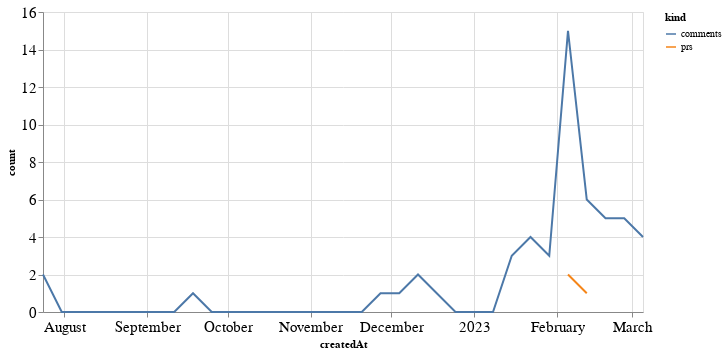

Notebook code cell kept with this figure:
### Code cell
alt.Chart(total_time, width=600).mark_line().encode(
    x='createdAt',
    y='count',
    color='kind'
)

### Figure 1 — Vega-Lite specification as saved in the notebook (floating-point values rounded to 4 significant figures)
{"config": {"axisLeft": {"labelFontSize": 15}, "axisBottom": {"labelFontSize": 15}}, "data": {"name": "data-c728ae4cf818f4846bdfa6bb5804d90b"}, "mark": "line", "encoding": {"color": {"field": "kind", "type": "nominal"}, "x": {"field": "createdAt", "type": "temporal"}, "y": {"field": "count", "type": "quantitative"}}, "width": 600, "$schema": "https://vega.github.io/schema/vega-lite/v4.17.0.json", "datasets": {"data-c728ae4cf818f4846bdfa6bb5804d90b": [{"createdAt": "2023-02-05T00:00:00", "kind": "prs", "count": 2.0}, {"createdAt": "2023-02-12T00:00:00", "kind": "prs", "count": 1.0}, {"createdAt": "2022-07-24T00:00:00", "kind": "prs", "count": null}, {"createdAt": "2022-07-31T00:00:00", "kind": "prs", "count": null}, {"createdAt": "2022-08-07T00:00:00", "kind": "prs", "count": null}, {"createdAt": "2022-08-14T00:00:00", "kind": "prs", "count": null}, {"createdAt": "2022-08-21T00:00:00", "kind": "prs", "count": null}, {"createdAt": "2022-08-28T00:00:00", "kind": "prs", "count": null}, {"createdAt": "2022-09-04T00:00:00", "kind": "prs", "count": null}, {"createdAt": "2022-09-11T00:00:00", "kind": "prs", "count": null}, {"createdAt": "2022-09-18T00:00:00", "kind": "prs", "count": null}, {"createdAt": "2022-09-25T00:00:00", "kind": "prs", "count": null}, {"createdAt": "2022-10-02T00:00:00", "kind": "prs", "count": null}, {"createdAt": "2022-10-09T00:00:00", "kind": "prs", "count": null}, {"createdAt": "2022-10-16T00:00:00", "kind": "prs", "count": null}, {"createdAt": "2022-10-23T00:00:00", "kind": "prs", "count": null}, {"createdAt": "2022-10-30T00:00:00", "kind": "prs", "count": null}, {"createdAt": "2022-11-06T00:00:00", "kind": "prs", "count": null}, {"createdAt": "2022-11-13T00:00:00", "kind": "prs", "count": null}, {"createdAt": "2022-11-20T00:00:00", "kind": "prs", "count": null}, {"createdAt": "2022-11-27T00:00:00", "kind": "prs", "count": null}, {"createdAt": "2022-12-04T00:00:00", "kind": "prs", "count": null}, {"createdAt": "2022-12-11T00:00:00", "kind": "prs", "count": null}, {"createdAt": "2022-12-18T00:00:00", "kind": "prs", "count": null}, {"createdAt": "2022-12-25T00:00:00", "kind": "prs", "count": null}, {"createdAt": "2023-01-01T00:00:00", "kind": "prs", "count": null}, {"createdAt": "2023-01-08T00:00:00", "kind": "prs", "count": null}, {"createdAt": "2023-01-15T00:00:00", "kind": "prs", "count": null}, {"createdAt": "2023-01-22T00:00:00", "kind": "prs", "count": null}, {"createdAt": "2023-01-29T00:00:00", "kind": "prs", "count": null}, {"createdAt": "2023-02-19T00:00:00", "kind": "prs", "count": null}, {"createdAt": "2023-02-26T00:00:00", "kind": "prs", "count": null}, {"createdAt": "2023-03-05T00:00:00", "kind": "prs", "count": null}, {"createdAt": "2023-02-05T00:00:00", "kind": "comments", "count": 15.0}, {"createdAt": "2023-02-12T00:00:00", "kind": "comments", "count": 6.0}, {"createdAt": "2022-07-24T00:00:00", "kind": "comments", "count": 2.0}, {"createdAt": "2022-07-31T00:00:00", "kind": "comments", "count": 0.0}, {"createdAt": "2022-08-07T00:00:00", "kind": "comments", "count": 0.0}, {"createdAt": "2022-08-14T00:00:00", "kind": "comments", "count": 0.0}, {"createdAt": "2022-08-21T00:00:00", "kind": "comments", "count": 0.0}, {"createdAt": "2022-08-28T00:00:00", "kind": "comments", "count": 0.0}, {"createdAt": "2022-09-04T00:00:00", "kind": "comments", "count": 0.0}, {"createdAt": "2022-09-11T00:00:00", "kind": "comments", "count": 0.0}, {"createdAt": "2022-09-18T00:00:00", "kind": "comments", "count": 1.0}, {"createdAt": "2022-09-25T00:00:00", "kind": "comments", "count": 0.0}, {"createdAt": "2022-10-02T00:00:00", "kind": "comments", "count": 0.0}, {"createdAt": "2022-10-09T00:00:00", "kind": "comments", "count": 0.0}, {"createdAt": "2022-10-16T00:00:00", "kind": "comments", "count": 0.0}, {"createdAt": "2022-10-23T00:00:00", "kind": "comments", "count": 0.0}, {"createdAt": "2022-10-30T00:00:00", "kind": "comments", "count": 0.0}, {"createdAt": "2022-11-06T00:00:00", "kind": "comments", "count": 0.0}, {"createdAt": "2022-11-13T00:00:00", "kind": "comments", "count": 0.0}, {"createdAt": "2022-11-20T00:00:00", "kind": "comments", "count": 0.0}, {"createdAt": "2022-11-27T00:00:00", "kind": "comments", "count": 1.0}, {"createdAt": "2022-12-04T00:00:00", "kind": "comments", "count": 1.0}, {"createdAt": "2022-12-11T00:00:00", "kind": "comments", "count": 2.0}, {"createdAt": "2022-12-18T00:00:00", "kind": "comments", "count": 1.0}, {"createdAt": "2022-12-25T00:00:00", "kind": "comments", "count": 0.0}, {"createdAt": "2023-01-01T00:00:00", "kind": "comments", "count": 0.0}, {"createdAt": "2023-01-08T00:00:00", "kind": "comments", "count": 0.0}, {"createdAt": "2023-01-15T00:00:00", "kind": "comments", "count": 3.0}, {"createdAt": "2023-01-22T00:00:00", "kind": "comments", "count": 4.0}, {"createdAt": "2023-01-29T00:00:00", "kind": "comments", "count": 3.0}, {"createdAt": "2023-02-19T00:00:00", "kind": "comments", "count": 5.0}, {"createdAt": "2023-02-26T00:00:00", "kind": "comments", "count": 5.0}, {"createdAt": "2023-03-05T00:00:00", "kind": "comments", "count": 4.0}]}}
